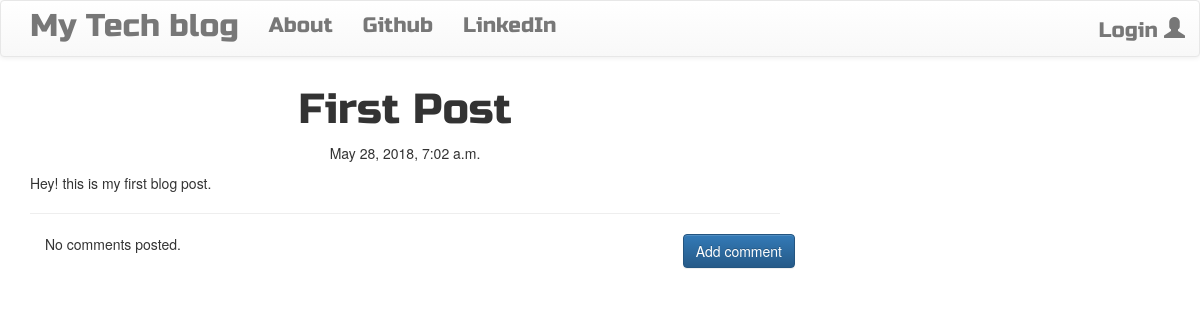
The app's page /post/1/ with its own data.
### b_app/models.py (models this page shows, shortened)
class Post(models.Model):
    author = models.ForeignKey('auth.user')
    title = models.CharField(max_length=200)
    text = models.TextField()
    create_date = models.DateTimeField(default=timezone.now())
    published_date = models.DateTimeField(blank=True, null=True)

### b_app/views.py (the view)
# urls.py: url(r'^post/(?P<pk>\d+)/$', views.PostDetailView.as_view(), name='post_detail'),
class PostDetailView(DetailView):
    model=Post

### b_app/templates/b_app/post_detail.html (shortened to what this page needs)
{% extends 'b_app/base.html' %}
{% block content %}
        <h1 class='posttitle loader'>{{ post.title }}</h1>
        {% if post.published_date %}
            <div class="date postdate">
                {{ post.published_date }}
            </div>
        {% else %}
            <a class="btn btn-default" href="{% url 'post_publish' pk=post.pk %}">Publish</a>
        {% endif %}
      <p class='postcontent' >{{ post.text|safe|linebreaksbr }}</p>
  <hr>
  <a class="btn btn-primary btn-comment" href="{% url 'add_comment_to_post' pk=post.pk %}">Add comment</a>
  <div class="container">
  {% for comment in post.comments.all %}
  <br>
      {% if user.is_authenticated or comment.approved_comment %}
              {{ comment.create_date }}
              {% if not comment.approved_comment %}
                  <a class="btn btn-default" href="{% url 'comment_remove' pk=comment.pk %}"><span class="glyphicon glyphicon-remove"></span></a>
                  <a class="btn btn-default" href="{% url 'comment_approve' pk=comment.pk %}"><span class="glyphicon glyphicon-ok"></span></a>
              {% endif %}
          <p>{{ comment.text|safe|linebreaks }}</p>
          <p>Posted by: <strong>{{ comment.author }}</strong></p>
      {% endif %}
  {% empty %}
      <p>No comments posted.</p>
  {% endfor %}
</div>
{% endblock %}

### b_app/static/css/b_app.css (style rules this page uses)
.postdate { text-align: center; }
.posttitle { font-family: 'Russo One', sans-serif; font-size: 3em; text-align: center; }
.postcontent { font-family: 'Montserrat'; font-size: 1.5em; }
.btn-comment { position: absolute; right: 0px; }
.loader { filter:hue-rotate(0deg); animation:hue 5000ms infinite linear; }

### records on screen
Post: title "First Post", published_date "May 28, 2018, 7:02 a.m.", text "Hey! this is my first blog post."
